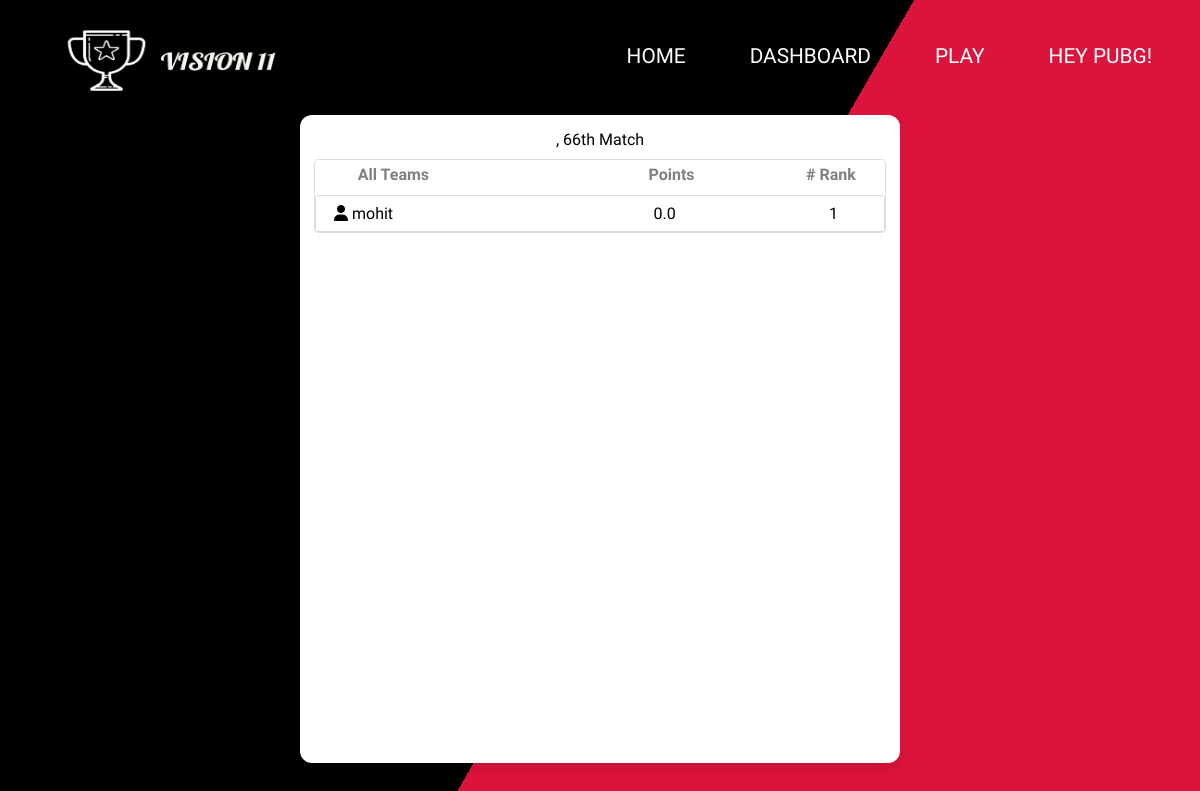
Screenshot of /contestdetails/contest=1 (signed in) with the database file from the repository.
### usermanagerAPP/models.py (models this page shows, shortened)
class User1(AbstractUser):
    first_name = models.CharField(
        max_length=20
    )
    last_name = models.CharField(
        max_length=20
    )
    username = models.CharField(
        max_length=20,
        unique=True
    )
    age = models.IntegerField(
        null=True,
        blank=True
    )
    email = models.EmailField(
        max_length=50
    )
    vision_credits = models.FloatField(
        default=0
    )
    currency_type = models.CharField(
        choices=Currency_Choices,
        default=Choices.VISION_CANDIES,
        max_length=50
    )
    gender_type = models.CharField(
        choices=Gender_Choices,
        null=True,
        max_length=10
    )
    country = models.CharField(
        max_length=50
    )
    adult = models.BooleanField(
        'Adult_status',
        default=False
    )
    staff = models.BooleanField(
        'Staff_status',
        default=False
    )
    superuser = models.BooleanField(
        'super_user_status',
        default=False
    )
    aadhar_image = models.FileField(
        upload_to='others',
        null=True,
        blank=True
    )
    contests_won = models.IntegerField(
        default=0
    )
    objects = UserManager()

### mainAPP/models.py (models this page shows, shortened)
class Match(models.Model):
    url = models.TextField(unique=True)
    title = models.TextField(null=True,blank=True)
    time = models.DateTimeField()
    name = models.CharField(max_length=100,null=True,blank=True)
    team1 = models.CharField(max_length=60,null=True,blank=True)
    team2 = models.CharField(max_length=60,null=True,blank=True)
    is_match_end = models.BooleanField(default=False)
    team1_img = models.TextField(null=True,blank=True)
    team2_img = models.TextField(null=True,blank=True)

class UserTeam(models.Model):
    match_id = models.ForeignKey(Match,on_delete=models.Case)
    user = models.ForeignKey(User1,on_delete=models.CASCADE)
    players = models.ManyToManyField(Player)
    captain = models.ForeignKey(Player,on_delete=models.Case,related_name="captain")
    vice_captain = models.ForeignKey(Player,on_delete=models.Case,related_name="vice_captain")
    total_team_points = models.FloatField(default=0)

### mainAPP/views.py (the view)
# urls.py: path('contestdetails/contest=<int:cid>',views.RenderContestDetails),
@login_required(login_url='/accounts/login')
def RenderContestDetails(request,cid):
    try:
        return vision11_render().render_contestdetails(request,cid)
    except Exception as e:
        print(e)
        return redirect('/userjoinedcontest')

### mainAPP/repository.py (called while the page is built)
    def render_contestdetails(self,request,cid):
        contest_teams = []
        contest = Contest.objects.get(id = cid)
        match_name = contest.match_id.title
        for i in contest.teams.all().order_by('-total_team_points'):
            contest_teams.append(i)
        return render(request,'contestdetails.html',{'teams':contest_teams,'name':match_name})

### templates/contestdetails.html (shortened to what this page needs)
{% load static %}
<!DOCTYPE html>
<html lang="en">
<head>
    <link rel="stylesheet" href="{% static 'css/contestdetails.css' %}">
    <link rel="stylesheet" href="https://stackpath.bootstrapcdn.com/font-awesome/4.7.0/css/font-awesome.min.css">
    <link rel="stylesheet" href="{% static 'css/navbar.css' %}">
</head>
<body>
    {% include 'navbar.html' %}
    <div class="multicolorbg">
        <div class="box" id="box">
            <div class="mathc_name">
                <span>{{ name }}</span>
            </div>
            <div class="contest_teams">
            <div class="contest_head">
                <div style="width: 56%;padding-left: 5%; color: gray; font-weight: bold;">All Teams</div>
                <div style="width: 25%; color: gray; font-weight: bold;">Points</div>
                <div style="width: 14%;text-align: center; color: gray; font-weight: bold;"># Rank</div>
            </div>
            {% for team in teams %}
            <div class="teams">
                <div class="userinfo">
                    <i class="fa fa-user" aria-hidden="true"></i>
                    <a target="_blank" href="/userteam/match={{ team.match_id.id }}/team={{ team.id }}">
                    {{ team.user.username }}
                </a>
                </div>
                <div class="points">
                    {{ team.total_team_points }}
                </div>
                <div class="rank">
                    {{ forloop.counter }}
                </div>
            </div>
             {% endfor %}
        </div>
        </div>
    </div>
</body>
</html>

### templates/navbar.html (shortened to what this page needs)
{% load static %}
<header class="header">
    <img width="250px" height="70px" src="{% static 'imgs/web/logo.png' %}" alt="">
  <nav class="navbar">
    <ul class="navbar-list">
      <li><a class="navbar-link" href="/">Home</a></li>
      <li><a class="navbar-link" href="/dashboard">Dashboard</a></li>
      <li><a class="navbar-link" href="/play">Play</a></li>
      {% if not user.is_authenticated %}
      <li><a class="navbar-link" href="/accounts/signup" target="_blank">Register</a>
      {% else %}
      <li><a class="navbar-link" href="#">Hey {{user.first_name}}!</a>
      {% endif %}
      </li>
    </ul>
  </nav>
</header>

### statics/css/contestdetails.css (style rules this page uses)
* { margin: 0; padding: 0; box-sizing: border-box; font-family: system-ui; }
body { overflow-x: hidden; }
.multicolorbg { background: crimson; background-image: linear-gradient(120deg, #000 55%, crimson 55%); background-repeat: no-repeat; background-size: cover; width: 100vw; min-height: 100vh; overflow: hidden; }
.multicolorbg .box { width: 600px; margin: auto; margin-top: 115px; margin-bottom: 15px; background: #fff; padding: 15px 14px; border-radius: 12px; box-shadow: 0 5px 10px rgba(0,0,0,0.1); height: 81vh; overflow-y: auto; }
.contest_head { display: flex; justify-content: center; margin-top: 5px; margin-bottom: 11px; }
.mathc_name { text-align: center; margin-bottom: 10px; }
.contest_teams { border-radius: 5px; border: 1px solid #dddddd; }
.teams { display: flex; justify-content: center; border: 1px solid #dddddd; border-radius: 3px; text-align: left; padding: 8px; position: relative; }
.userinfo { width: 60%; padding-left: 10px; }
.points { width: 25%; }
.rank { width: 15.5%; text-align: center; }
.userinfo a { color: black; text-decoration: none; }

### statics/css/navbar.css (style rules this page uses)
* { padding: 0; margin: 0; box-sizing: border-box; font-family: "Work Sans", sans-serif; }
body,html { overflow-x: hidden; position: relative; }
.header { padding: 0 3rem; height: 7rem; display: flex; justify-content: space-between; align-items: center; position: absolute; width: 100vw; background: transparent; overflow: hidden; z-index: 10000; }
.header img { display: block; margin-top: 7px; z-index: 1000000; }
.navbar-list { display: flex; gap: 4rem; list-style: none; }
.navbar-link:link, .navbar-link:visited { display: inline-block; text-transform: uppercase; text-decoration: none; font-size: 1.3rem; font-weight: 500; color: white; transition: all 0.3s; }

### rows the page displays
User1: first_name "PUBG"
Match: title ", 66th Match"
UserTeam: user.username "mohit", total_team_points "0.0"
